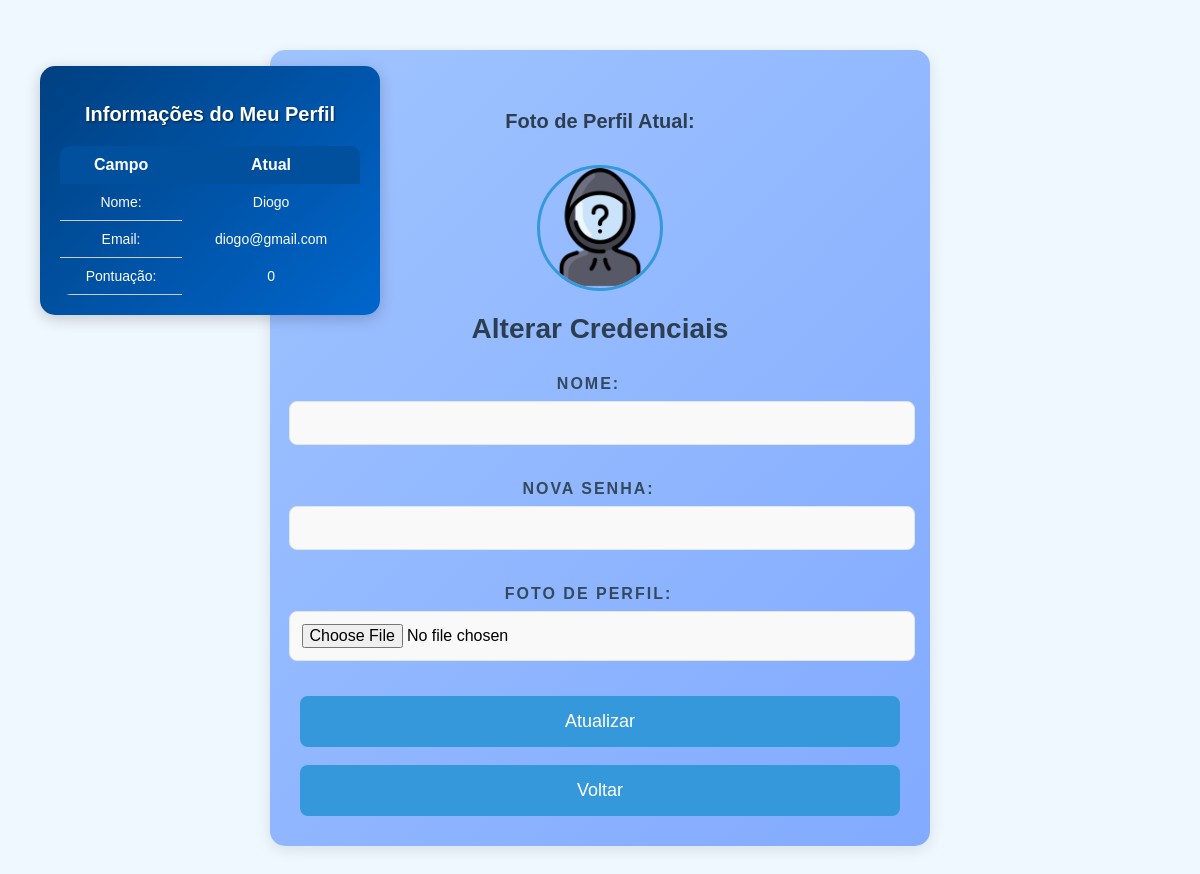
Screenshot of /perfil.php (signed in) with the database file from the repository.
### tables this page shows
CREATE TABLE `ranking` (
  `id` int(11) NOT NULL,
  `id_usuario` int(11) NOT NULL,
  `pontuacao` int(11) NOT NULL
);

CREATE TABLE `usuarios` (
  `id` int(11) NOT NULL,
  `nome` varchar(40) NOT NULL,
  `senha` varchar(200) NOT NULL,
  `email` varchar(40) NOT NULL,
  `imagem_perfil` varchar(255) DEFAULT NULL
);

### perfil.php (the view, shortened to what this page needs)
<?php
include('conexao_bd.php');
$id = $_SESSION['id'];
$sql_code = "SELECT u.*, r.pontuacao
             FROM usuarios u
             LEFT JOIN ranking r ON u.id = r.id_usuario
             WHERE u.id = ?";
$stmt = $mysqli->prepare($sql_code);
$stmt->bind_param("i", $id);
$stmt->execute();
$result = $stmt->get_result();
$usuario = $result->fetch_assoc();
?>
<!DOCTYPE html>
<html lang="pt-br">
<head>
    <link rel="stylesheet" href="estilo.css">
</head>
<body class="pag-perfil-body">
    <div class="pag-perfil-container">
        <h2 class="pag-perfil-subtitle">Foto de Perfil Atual:</h2>
        <img src="<?php echo isset($usuario['imagem_perfil']) && !empty($usuario['imagem_perfil']) ? $usuario['imagem_perfil'] : 'imagem/anonimo.png'; ?>" alt="Foto de Perfil" class="pag-perfil-img">
        <h1 class="pag-perfil-title">Alterar Credenciais</h1>
        <form action="perfil.php" method="POST" enctype="multipart/form-data" class="pag-perfil-form">
            <div class="pag-perfil-input-group">
                <label for="nome" class="pag-perfil-label">Nome:</label>
                <input type="text" name="nome" class="pag-perfil-input">
            </div>
            <div class="pag-perfil-input-group">
                <label for="senha" class="pag-perfil-label">Nova Senha:</label>
                <input type="password" name="senha" class="pag-perfil-input">
            </div>
            <div class="pag-perfil-input-group">
                <label for="fotoPerfil" class="pag-perfil-label">Foto de Perfil:</label>
                <input type="file" name="fotoPerfil" id="fotoPerfil" class="pag-perfil-file">
            </div>
            <button type="submit" class="pag-perfil-btn">Atualizar</button>
        </form>
        <br>
        <a href="principal.php"><button class="pag-perfil-btn">Voltar</button></a>
    </div>
    <div class="tableinfuser">
        <h2 class="tableinfuser-title">Informações do Meu Perfil</h2>
        <table class="tableinfuser-table">
            <tr>
                <th class="tableinfuser-header">Campo</th>
                <th class="tableinfuser-header">Atual</th>
            </tr>
            <tr>
                <td class="tableinfuser-cell">Nome:</td>
                <td class="tableinfuser-cell"><?php echo htmlspecialchars($usuario['nome'], ENT_QUOTES, 'UTF-8'); ?></td>
            </tr>
            <tr>
                <td class="tableinfuser-cell">Email:</td>
                <td class="tableinfuser-cell"><?php echo htmlspecialchars($usuario['email'], ENT_QUOTES, 'UTF-8'); ?></td>
            </tr>
            <tr>
                <td class="tableinfuser-cell">Pontuação:</td>
                <td class="tableinfuser-cell"><?php echo htmlspecialchars($usuario['pontuacao'], ENT_QUOTES, 'UTF-8'); ?></td>
            </tr>
        </table>
    </div>
</body>
</html>

### estilo.css (style rules this page uses)
a { text-decoration: none; color: inherit; }
label { color: rgba(255, 255, 255, 0.8); text-transform: uppercase; font-size: 12px; letter-spacing: 2px; align-items: center; }
.pag-perfil-body { font-family: 'Arial', sans-serif; background-color: #f0f8ff; margin: 0; padding: 0; }
.pag-perfil-container { max-width: 600px; margin: 50px auto; background-color: #ffffff; padding: 30px; border-radius: 15px; box-shadow: 0 4px 15px rgba(0, 0, 0, 0.1); text-align: center; background: linear-gradient(135deg, #a0c4ff, #82aaff); }
.pag-perfil-title { color: #2c3e50; font-size: 28px; margin-bottom: 30px; font-weight: bold; }
.pag-perfil-form { display: flex; flex-direction: column; align-items: center; gap: 20px; }
.pag-perfil-input-group { width: 100%; margin-bottom: 15px; text-align: left; margin-right: 23px; }
.pag-perfil-label { font-size: 16px; color: #34495e; font-weight: 600; margin-bottom: 8px; display: block; text-align: center; }
.pag-perfil-input, .pag-perfil-file { width: 100%; padding: 12px; font-size: 16px; border: 1px solid #dfe6e9; border-radius: 8px; background-color: #f9f9f9; transition: all 0.3s ease; }
.pag-perfil-btn { width: 100%; padding: 15px; background-color: #3498db; color: white; border: none; border-radius: 8px; font-size: 18px; cursor: pointer; transition: background-color 0.3s ease; }
.pag-perfil-subtitle { color: #2c3e50; font-size: 20px; margin-top: 30px; }
.pag-perfil-img { width: 120px; height: 120px; border-radius: 50%; object-fit: cover; margin-top: 15px; border: 3px solid #3498db; }
.tableinfuser { background-color: #09f382c3; max-width: 300px; align-items: center; text-align: center; position: relative; bottom: 830px; left: 40px; border-radius: 15px; box-shadow: 0 4px 15px rgba(0, 0, 0, 0.2); padding: 20px; background: linear-gradient(135deg, #004080, #0066cc); }
.tableinfuser-title { font-size: 20px; font-weight: bold; color: #ffffff; margin-bottom: 20px; text-shadow: 1px 1px 2px rgba(0, 0, 0, 0.5); text-align: center; }
.tableinfuser-table { width: 100%; border-collapse: collapse; border-radius: 10px; overflow: hidden; }
.tableinfuser-header { background-color: #00509e; color: #ffffff; font-weight: bold; padding: 10px; text-align: left; font-size: 16px; text-align: center; }
.tableinfuser-cell { padding: 10px; font-size: 14px; color: #fcfcfc; border-bottom: 1px solid #cccccc; }
.tableinfuser-cell:last-child { border-bottom: none; }

### rows the page displays
ranking: id_usuario.nome "Diogo", id_usuario.email "diogo@gmail.com", pontuacao "0"
